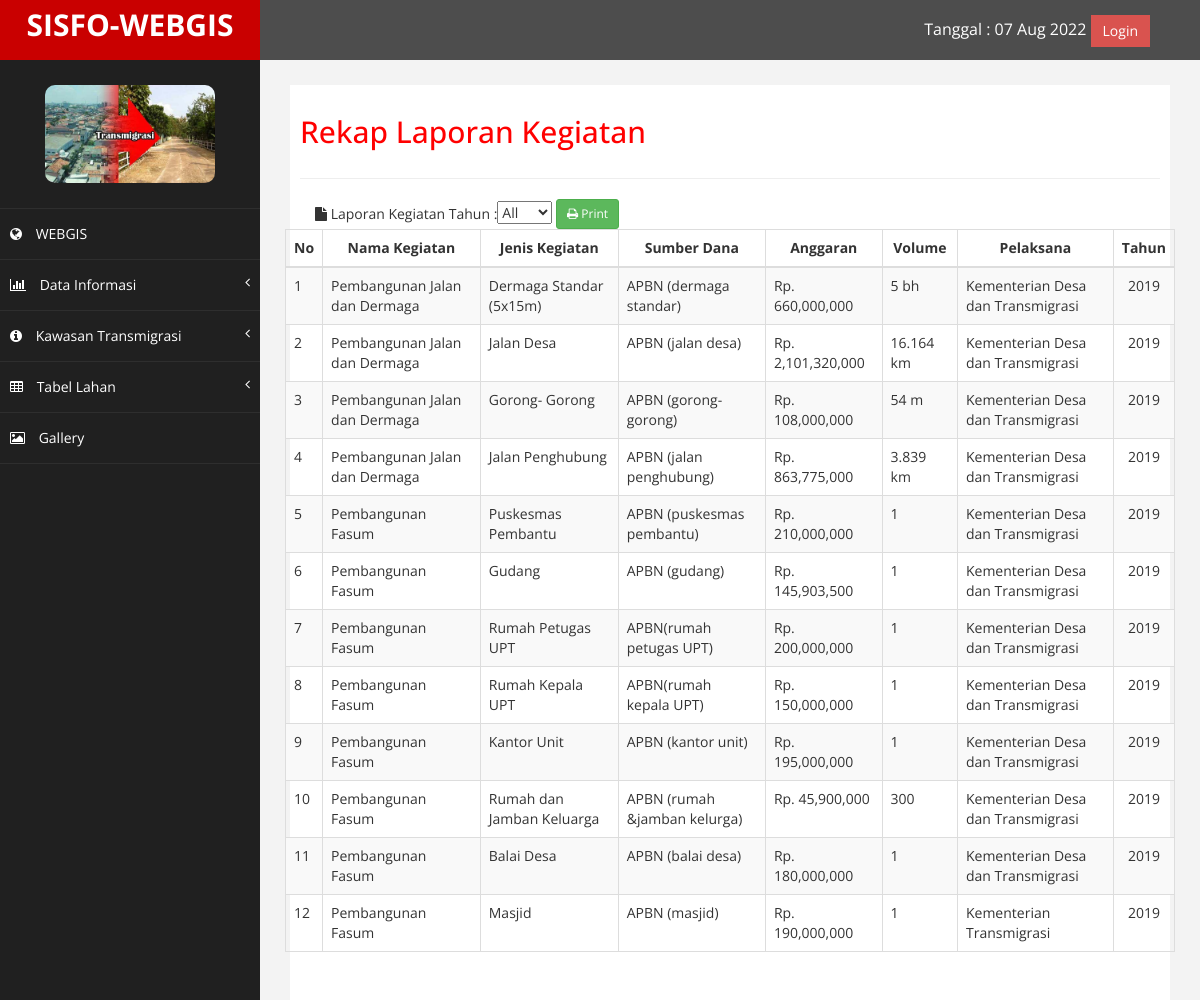
Screenshot of /index.php/kegiatan/lap with the database file from the repository.
### tables this page shows
CREATE TABLE `tbl_kegiatan` (
  `id_kegiatan` int(11) NOT NULL,
  `nama_kegiatan` varchar(255) DEFAULT NULL,
  `id_jenis` int(11) NOT NULL,
  `alamat` varchar(255) NOT NULL,
  `id_sumberdana` int(11) NOT NULL,
  `anggaran` int(11) NOT NULL,
  `tahun` varchar(4) NOT NULL,
  `volume` varchar(255) NOT NULL,
  `pelaksana` varchar(255) NOT NULL,
  `deskripsi` text NOT NULL,
  `latitude` varchar(30) NOT NULL,
  `longitude` varchar(30) NOT NULL,
  `sampul` varchar(255) NOT NULL
);

CREATE TABLE `tbl_jenis` (
  `id_jenis` int(11) NOT NULL,
  `jenis_kegiatan` varchar(255) DEFAULT NULL,
  `icon` varchar(255) DEFAULT NULL
);

CREATE TABLE `tbl_sumberdana` (
  `id_sumberdana` int(11) NOT NULL,
  `sumber_dana` varchar(255) DEFAULT NULL,
  `icon` varchar(255) DEFAULT NULL
);

### application/views/layout/v_content.php (called while the page is built)
<?php
if ($isi) {
    $this->load->view($isi);
}

### application/views/layout/v_wrapper.php (called while the page is built)
<?php
require_once('v_head.php');
require_once('v_header.php');
require_once('v_nav.php');
require_once('v_content.php');
require_once('v_footer.php');

### application/controllers/Kegiatan.php (called while the page is built, shortened)
<?php
class Kegiatan extends CI_Controller {
	public function __construct()
	{
		$this->load->model('m_kegiatan');
		$this->load->model('m_jenis');
		$this->load->model('m_tahun');
		$this->load->model('m_sumberdana');
		$this->load->model('m_gallery');
	}
	public function lap()
	{
		$data = array(
						'title'		=> 'Rekap Laporan Kegiatan',
						'kegiatan' => $this->m_kegiatan->lists(),
						 'isi'		=> 'kegiatan/v_laporan'
					);
		$this->load->view('layout/v_wrapper',$data,FALSE);
	}
}

### index.php (called while the page is built, shortened)
<?php
require_once BASEPATH.'core/CodeIgniter.php';

### application/models/M_kegiatan.php (called while the page is built, shortened)
<?php
class M_kegiatan extends CI_Model {
	public function lists()
	{
		$this->db->select('*');
		$this->db->from('tbl_kegiatan');
		$this->db->join('tbl_jenis', 'tbl_jenis.id_jenis = tbl_kegiatan.id_jenis', 'left');
		$this->db->join('tbl_sumberdana', 'tbl_sumberdana.id_sumberdana = tbl_kegiatan.id_sumberdana', 'left');
		$this->db->order_by('id_kegiatan', 'desc');
		return $this->db->get()->result();
	}
}

### application/views/kegiatan/v_laporan.php (the view, shortened to what this page needs)
						<div class="row">
							<div class="col-xs-12">
								<div class="row">
									<div class="col-sm-12">
										<div class="widget-box transparent">
											<div class="widget-header widget-header-large">
											<div class="col-sm-12">
											<table>
											<tr>
												<td>
													<i class="ace-icon fa fa-file green"></i>
													Laporan Kegiatan Tahun :
												</td>
												<td>
												<?php echo form_open('kegiatan/laporan'); ?>
												<select name="tahun" >
													<option value="All">All</option>
												</select>
												<button class="btn btn-sm btn-success"><i class="fa fa-print"></i> Print</button>
												<?php echo form_close();?>
												</td>
											</tr>
											</table>
											</div>
											</div>
											<div class="widget-body">
												<div class="widget-main padding-24">
													<div class="row">
<table class="table table-striped table-bordered table-hover table-responsive">
				<thead>
					<tr>
						<th width="30px" class="text-center">No</th>
						<th class="text-center">Nama Kegiatan</th>
						<th class="text-center">Jenis Kegiatan</th>
						<th class="text-center">Sumber Dana</th>
						<th class="text-center">Anggaran</th>
						<th class="text-center">Volume</th>
						<th class="text-center">Pelaksana</th>
						<th class="text-center">Tahun</th>
					</tr>
				</thead>
				<tbody>
					<?php $no=1; foreach ($kegiatan as $key => $value) { ?>
					<tr>
						<td><?= $no++ ?></td>
						<td><?= $value->nama_kegiatan ?></td>
						<td><?= $value->jenis_kegiatan ?></td>
						<td><?= $value->sumber_dana ?></td>
						<td>Rp. <?= number_format( $value->anggaran,0) ?></td>
						<td><?= $value->volume ?></td>
						<td><?= $value->pelaksana ?></td>
						<td class="text-center"><?= $value->tahun ?></td>
					</tr>
					<?php } ?>
				</tbody>
			</table>
						</div>

### template/assets/css/custom.css (style rules this page uses)
body { font-family: 'Open Sans', sans-serif; }
.text-center { text-align:center; }

### rows the page displays
tbl_kegiatan: nama_kegiatan "Pembangunan Jalan dan Dermaga", id_jenis.jenis_kegiatan "Dermaga Standar (5x15m)", id_sumberdana.sumber_dana "APBN (dermaga standar)", anggaran "660,000,000", volume "5 bh", pelaksana "Kementerian Desa dan Transmigrasi", tahun "2019"
tbl_kegiatan: nama_kegiatan "Pembangunan Jalan dan Dermaga", id_jenis.jenis_kegiatan "Jalan Desa", id_sumberdana.sumber_dana "APBN (jalan desa)", anggaran "2,101,320,000", volume "16.164 km", pelaksana "Kementerian Desa dan Transmigrasi", tahun "2019"
tbl_kegiatan: nama_kegiatan "Pembangunan Jalan dan Dermaga", id_jenis.jenis_kegiatan "Gorong- Gorong", id_sumberdana.sumber_dana "APBN (gorong-gorong)", anggaran "108,000,000", volume "54 m", pelaksana "Kementerian Desa dan Transmigrasi", tahun "2019"
tbl_kegiatan: nama_kegiatan "Pembangunan Jalan dan Dermaga", id_jenis.jenis_kegiatan "Jalan Penghubung", id_sumberdana.sumber_dana "APBN (jalan penghubung)", anggaran "863,775,000", volume "3.839 km", pelaksana "Kementerian Desa dan Transmigrasi", tahun "2019"
tbl_kegiatan: nama_kegiatan "Pembangunan Fasum", id_jenis.jenis_kegiatan "Puskesmas Pembantu", id_sumberdana.sumber_dana "APBN (puskesmas pembantu)", anggaran "210,000,000", volume "1", pelaksana "Kementerian Desa dan Transmigrasi", tahun "2019"
tbl_kegiatan: nama_kegiatan "Pembangunan Fasum", id_jenis.jenis_kegiatan "Gudang", id_sumberdana.sumber_dana "APBN (gudang)", anggaran "145,903,500", volume "1", pelaksana "Kementerian Desa dan Transmigrasi", tahun "2019"
tbl_kegiatan: nama_kegiatan "Pembangunan Fasum", id_jenis.jenis_kegiatan "Rumah Petugas UPT", id_sumberdana.sumber_dana "APBN(rumah petugas UPT)", anggaran "200,000,000", volume "1", pelaksana "Kementerian Desa dan Transmigrasi", tahun "2019"
tbl_kegiatan: nama_kegiatan "Pembangunan Fasum", id_jenis.jenis_kegiatan "Rumah Kepala UPT", id_sumberdana.sumber_dana "APBN(rumah kepala UPT)", anggaran "150,000,000", volume "1", pelaksana "Kementerian Desa dan Transmigrasi", tahun "2019"
tbl_kegiatan: nama_kegiatan "Pembangunan Fasum", id_jenis.jenis_kegiatan "Kantor Unit", id_sumberdana.sumber_dana "APBN (kantor unit)", anggaran "195,000,000", volume "1", pelaksana "Kementerian Desa dan Transmigrasi", tahun "2019"
tbl_kegiatan: nama_kegiatan "Pembangunan Fasum", id_jenis.jenis_kegiatan "Rumah dan Jamban Keluarga", id_sumberdana.sumber_dana "APBN (rumah &jamban kelurga)", anggaran "45,900,000", volume "300", pelaksana "Kementerian Desa dan Transmigrasi", tahun "2019"
tbl_kegiatan: nama_kegiatan "Pembangunan Fasum", id_jenis.jenis_kegiatan "Balai Desa", id_sumberdana.sumber_dana "APBN (balai desa)", anggaran "180,000,000", volume "1", pelaksana "Kementerian Desa dan Transmigrasi", tahun "2019"
tbl_kegiatan: nama_kegiatan "Pembangunan Fasum", id_jenis.jenis_kegiatan "Masjid", id_sumberdana.sumber_dana "APBN (masjid)", anggaran "190,000,000", volume "1", pelaksana "Kementerian Transmigrasi", tahun "2019"

### other values shown
$title "Rekap Laporan Kegiatan"
